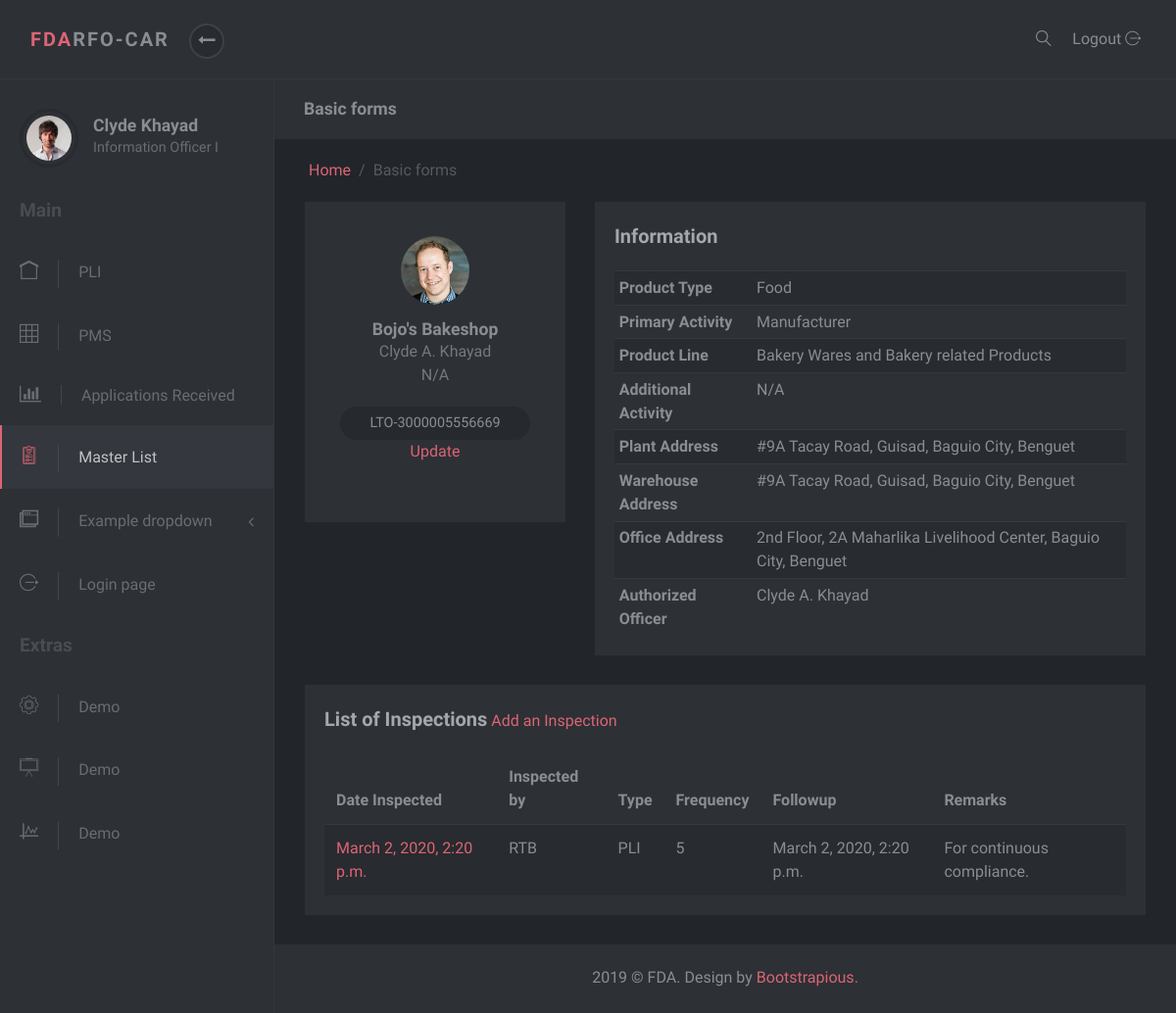
The page /masterlist/1/ on the database its author committed.
### masterlist/models.py (models this page shows, shortened)
class Establishment(models.Model):
    date_modified = models.DateTimeField('date modified', default=timezone.now)
    APPLICATIONS = [
        ('I', 'Initial'),
        ('R', 'Renewal'),
        ('V', 'Variation')
    ]
    application = models.CharField(max_length=1, choices=APPLICATIONS)
    name = models.CharField(max_length=60)
    product_type = models.ForeignKey(ProductType, on_delete=models.SET_NULL, null=True)
    center = models.CharField(max_length=6)
    primary_activity = models.ForeignKey(PrimaryActivity, on_delete=models.CASCADE, null=True)
    lto = models.OneToOneField(Lto, on_delete=models.CASCADE)
    specific_activity = models.ManyToManyField(SpecificActivity)
    additional_activity = models.ForeignKey(AdditionalActivity, on_delete=models.SET_NULL, null=True)
    product_line = models.ForeignKey(ProductLine, on_delete=models.SET_NULL, null=True, blank=True)
    remarks = models.CharField(max_length=100, null=True, blank=True)
    plant_address = models.ForeignKey(PlantAddress, on_delete=models.CASCADE, null=True, blank=True)
    warehouse_address = models.ForeignKey(WarehouseAddress, on_delete=models.CASCADE, null=True, blank=True)
    office_address = models.ForeignKey(OfficeAddress, on_delete=models.CASCADE, null=True, blank=True)
    authorized_officer = models.ForeignKey(AuthorizedOfficer, on_delete=models.CASCADE, null=True, blank=True)
    EST_STATUS = [
        ('I', 'Inactive'),
        ('A', 'Active')
    ]
    status = models.CharField(max_length=1, choices=EST_STATUS, null=True, blank=True)
    folder_id = models.IntegerField(null=True)

class Person(models.Model):
    first_name = models.CharField(max_length=30, null=True, blank=True)
    last_name = models.CharField(max_length=30, null=True, blank=True)
    middle_initial = models.CharField(max_length=1, null=True, blank=True)
    def full_name(self):
        return self.first_name + " " + self.middle_initial + ". " + self.last_name

class SpecificActivity(models.Model):
    name = models.CharField(max_length=150)

class Lto(models.Model):
    issuance = models.DateTimeField('date issued')
    lto_number = models.CharField(max_length=20)
    expiry = models.DateTimeField('expiry date')

class ProductType(models.Model):
    name = models.CharField(max_length=50)
    def __str__(self):
        return self.name

class PrimaryActivity(models.Model):
    name = models.CharField(max_length=150)
    def __str__(self):
        return self.name

class ProductLine(models.Model):
    name = models.CharField(max_length=150)
    product_type = models.ForeignKey(ProductType, on_delete=models.SET_NULL, null=True)
    def __str__(self):
        return self.name

class AdditionalActivity(models.Model):
    name = models.CharField(max_length=150)
    def __str__(self):
        return self.name

class Address(models.Model):
    address = models.CharField(max_length=50)
    region = models.ForeignKey(Region, on_delete=models.SET_NULL, null=True)
    province = models.ForeignKey(Province, on_delete=models.SET_NULL, null=True)
    municipality_or_city = models.ForeignKey(CityOrMunicipality, on_delete=models.SET_NULL, null=True)
    def full_address(self):
        return self.address + ', ' + self.municipality_or_city.name + ', ' + self.province.name

class CityOrMunicipality(models.Model):
    name = models.CharField(max_length=30)
    province = models.ForeignKey(Province, on_delete=models.CASCADE)

class Province(models.Model):
    name = models.CharField(max_length=30)
    region = models.ForeignKey(Region, on_delete=models.SET_NULL, null=True)

class Inspection(models.Model):
    establishment = models.ForeignKey(Establishment, on_delete=models.SET_NULL, null=True)
    capa = models.ForeignKey(Capa, on_delete=models.SET_NULL, null=True)
    INSPECTION_TYPES = [
        ('PLI', 'Post Licensing Inspection'),
        ('REN', 'Renewal of LTO'),
        ('INI', 'Initial Inspection'),
        ('RTN', 'Routine Inspection')
    ]
    type_of_inspection = models.CharField(max_length=20, choices=INSPECTION_TYPES)
    date_inspected = models.DateTimeField('date_inspected')
    frequency_of_inspection = models.IntegerField(default=0)
    RISK_RATINGS = [
        ('Low', 'Low'),
        ('Medium', 'Medium'),
        ('High', 'High')
    ]
    risk_rating = models.CharField(max_length=7, choices=RISK_RATINGS, null=True)
    date_of_followup_inspection = models.DateTimeField('date_followup_inspection')
    inspector = models.CharField(max_length=3, choices=constants.INSPECTORS)
    remarks = models.CharField(max_length=200, null=True)

### masterlist/views.py (the view)
# urls.py: path('<int:id>/', EstablishmentDetailView.as_view(), name='est-detail'),
class EstablishmentDetailView(DetailView):
    template_name = 'masterlist/establishment-detail.html'
    context_object_name = 'establishment'
    def get_object(self):
        est_id =self.kwargs.get("id")
        return get_object_or_404(Establishment, id=est_id)
    def get_context_data(self, **kwargs):
        context = super().get_context_data(**kwargs)
        curr_est = Establishment.objects.get(pk=self.kwargs.get('id'))
        inspections = curr_est.inspection_set.all()
        context['inspections'] = inspections
        return context

### masterlist/templates/masterlist/establishment-detail.html (shortened to what this page needs)
{% extends 'masterlist/partial/base.html' %}
{% block content %}
<div class="row">
    <div class="col-lg-4">
        <div class="user-block block text-center">
            <div class="avatar">
                <img src="/static/darkadmin/img/avatar-4.jpg" alt="..." class="img-fluid">
            </div>
            <a href="#" class="user-title">
                <h3 class="h5">{{establishment.name}}</h3>
                <span>{{establishment.authorized_officer.full_name}}</span> <br />
                {% for spec_act in establishment.specific_activity.all %}
                <span>{{spec_act.name}}</span><br>
                {% endfor %}
            </a>
            <div class="contributions">{{establishment.lto.lto_number}}</div> <br>
            <a href="{% url 'admin:masterlist_establishment_change' establishment.id %}" target="_blank">Update</a>
        </div>
    </div>
    <div class="col-lg-8">
        <div class="user-block block text-center">
            <div class="title text-left">
                <strong>Information</strong>
            </div>
            <div class="table-responsive">
                <table class="table table-striped table-sm">
                    <tbody>
                    <tr>
                        <th scope="row" class="text-left">Product Type</th>
                        <td class="text-left">{{establishment.product_type}}</td>
                    </tr>
                    <tr>
                        <th scope="row" class="text-left">Primary Activity</th>
                        <td class="text-left">{{establishment.primary_activity}}</td>
                    </tr>
                    <tr>
                        <th scope="row" class="text-left">Product Line</th>
                        <td class="text-left">{{establishment.product_line}}</td>
                    </tr>
                    <tr>
                        <th scope="row" class="text-left">Additional Activity</th>
                        <td class="text-left">{{establishment.additional_activity}}</td>
                    </tr>
                    <tr>
                        <th scope="row" class="text-left">Plant Address</th>
                        <td class="text-left">{{establishment.plant_address.full_address}}</td>
                    </tr>
                    <tr>
                        <th scope="row" class="text-left">Warehouse Address</th>
                        <td class="text-left">{{establishment.warehouse_address.full_address}}</td>
                    </tr>
                    <tr>
                        <th scope="row" class="text-left">Office Address</th>
                        <td class="text-left">{{establishment.office_address.full_address}}</td>
                    </tr>
                    <tr>
                        <th scope="row" class="text-left">Authorized Officer</th>
                        <td class="text-left">{{establishment.authorized_officer.full_name}}</td>
                    </tr>
                    </tbody>
                </table>
            </div>
        </div>
    </div>
</div>
<div class="row">
    <div class="col-lg-12">
        <div class="block">
            <div class="title">
                <strong>List of Inspections</strong>  <a href="{% url 'admin:masterlist_inspection_add' %}" target="_blank">Add an Inspection</a>
            </div>
            <div class="block-body">
                <div class="table-responsive">
                    <table class="table table-striped table-hover">
                        <thead>
                        <tr>
                            <th>Date Inspected</th>
                            <th>Inspected by</th>
                            <th>Type</th>
                            <th>Frequency</th>
                            <th>Followup</th>
                            <th>Remarks</th>
                        </tr>
                        </thead>
                        <tbody>
                        {% if inspections %}
                        {% for inspection in inspections %}
                        <tr>
                            <td><a href="{% url 'admin:masterlist_inspection_change' inspection.id %}" target="_blank">{{inspection.date_inspected}}</a></td>
                            <td>{{inspection.inspector}}</td>
                            <td>{{inspection.type_of_inspection}}</td>
                            <td>{{inspection.frequency_of_inspection}}</td>
                            <td>{{inspection.date_of_followup_inspection}}</td>
                            <td>{{inspection.remarks}}</td>
                        </tr>
                        {% endfor %}
                        {% else %}
                        No inspections yet
                        {% endif %}
                        </tbody>
                    </table>
                </div>
            </div>
        </div>
    </div>
</div>
{% endblock %}

### masterlist/templates/masterlist/partial/base.html (shortened to what this page needs)
<!DOCTYPE html>
<html>
<head>
    {% load static %}
    <link rel="stylesheet" href="{% static 'darkadmin/vendor/bootstrap/css/bootstrap.min.css' %}">
    <link rel="stylesheet" href="{% static 'darkadmin/vendor/font-awesome/css/font-awesome.min.css' %}">
    <link rel="stylesheet" href="{% static 'darkadmin/css/font.css' %}">
    <link rel="stylesheet" href="{% static 'darkadmin/css/style.default.css' %}" id="theme-stylesheet">
    <link rel="stylesheet" href="{% static 'darkadmin/css/custom.css' %}">
    <link rel="stylesheet" href="{% static 'masterlist/mystyle.css' %}">
</head>
<body>
<header class="header">
    <nav class="navbar navbar-expand-lg">
        <div class="container-fluid d-flex align-items-center justify-content-between">
            <div class="navbar-header">
                <a href="index.html" class="navbar-brand">
                <div class="brand-text brand-big visible text-uppercase"><strong class="text-primary">FDA</strong><strong>RFO-CAR</strong></div>
                <div class="brand-text brand-sm"><strong class="text-primary">D</strong><strong>A</strong></div></a>
                <button class="sidebar-toggle"><i class="fa fa-long-arrow-left"></i></button>
            </div>
            <div class="right-menu list-inline no-margin-bottom">
                <div class="list-inline-item"><a href="#" class="search-open nav-link"><i class="icon-magnifying-glass-browser"></i></a></div>
                <div class="list-inline-item logout">
                    <a id="logout" href="login.html" class="nav-link"> <span class="d-none d-sm-inline">Logout </span><i class="icon-logout"></i></a>
                </div>
            </div>
        </div>
    </nav>
</header>
<div class="d-flex align-items-stretch">
    {% include 'masterlist/partial/sidebar.html' %}
    <div class="page-content">
        <div class="page-header no-margin-bottom">
            <div class="container-fluid">
                <h2 class="h5 no-margin-bottom">Basic forms</h2>
            </div>
        </div>
        <div class="container-fluid">
            <ul class="breadcrumb">
                <li class="breadcrumb-item"><a href="index.html">Home</a></li>
                <li class="breadcrumb-item active">Basic forms        </li>
            </ul>
        </div>
        <section class="no-padding-top">
            <div class="container-fluid">
                {% block content %}
                {% endblock %}
            </div>
        </section>
        <footer class="footer">
            <div class="footer__block block no-margin-bottom">
                <div class="container-fluid text-center">
                    <p class="no-margin-bottom">2019 &copy; FDA. Design by <a href="https://bootstrapious.com/p/bootstrap-4-dark-admin">Bootstrapious</a>.</p>
                </div>
            </div>
        </footer>
    </div>
</div>
</body>
</html>

### masterlist/templates/masterlist/partial/sidebar.html (shortened to what this page needs)
{% block sidebar %}
<nav id="sidebar">
    <div class="sidebar-header d-flex align-items-center">
        <div class="avatar">
            <img src="/static/darkadmin/img/avatar-6.jpg" alt="..." class="img-fluid rounded-circle">
        </div>
        <div class="title">
            <h1 class="h5">Clyde Khayad</h1>
            <p>Information Officer I</p>
        </div>
    </div>
    <span class="heading">Main</span>
    <ul class="list-unstyled">
        <li><a href="index.html"> <i class="icon-home"></i>PLI </a></li>
        <li><a href="tables.html"> <i class="icon-grid"></i>PMS </a></li>
        <li><a href="charts.html"> <i class="fa fa-bar-chart"></i>Applications Received </a></li>
        <li class="active"><a href="{% url 'masterlist:index' %}"> <i class="icon-padnote"></i>Master List </a></li>
        <li><a href="#exampledropdownDropdown" aria-expanded="false" data-toggle="collapse"> <i class="icon-windows"></i>Example dropdown </a>
        </li>
        <li><a href="login.html"> <i class="icon-logout"></i>Login page </a></li>
    </ul><span class="heading">Extras</span>
    <ul class="list-unstyled">
        <li> <a href="#"> <i class="icon-settings"></i>Demo </a></li>
        <li> <a href="#"> <i class="icon-writing-whiteboard"></i>Demo </a></li>
        <li> <a href="#"> <i class="icon-chart"></i>Demo </a></li>
    </ul>
</nav>
{% endblock %}

### masterlist/static/masterlist/mystyle.css (style rules this page uses)
ul { list-style-type: none; }

### rows shown on the page
Establishment: name "Bojo's Bakeshop", authorized_officer.full_name "Clyde A. Khayad", lto.lto_number "LTO-3000005556669", product_type "Food", primary_activity "Manufacturer", product_line "Bakery Wares and Bakery related Products", additional_activity "N/A", plant_address.full_address "#9A Tacay Road, Guisad, Baguio City, Benguet", warehouse_address.full_address "#9A Tacay Road, Guisad, Baguio City, Benguet", office_address.full_address "2nd Floor, 2A Maharlika Livelihood Center, Baguio City, Benguet"
SpecificActivity: name "N/A"
Inspection: date_inspected "March 2, 2020, 2:20 p.m.", inspector "RTB", type_of_inspection "PLI", frequency_of_inspection "5", date_of_followup_inspection "March 2, 2020, 2:20 p.m.", remarks "For continuous compliance."
